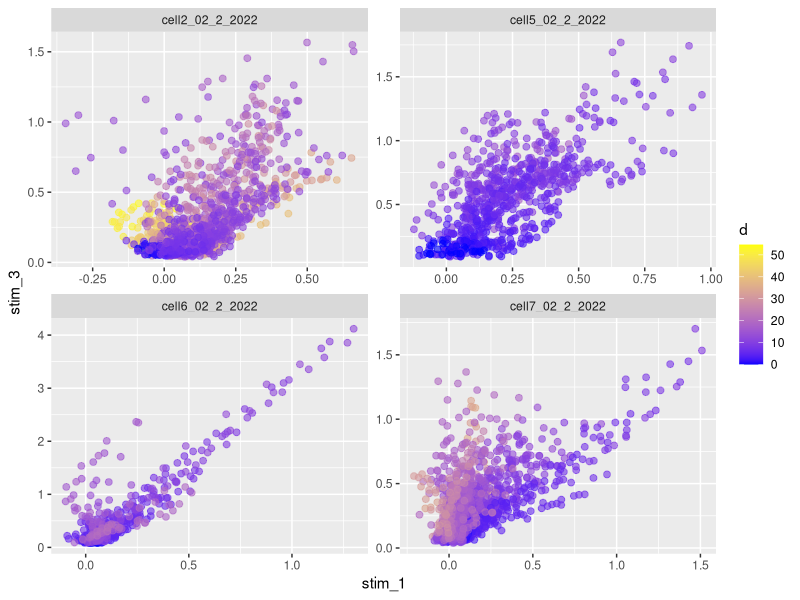
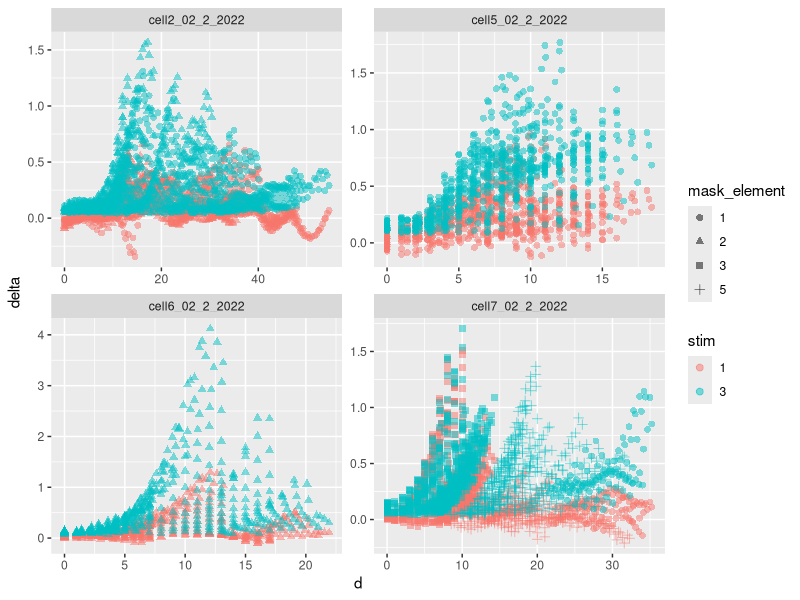
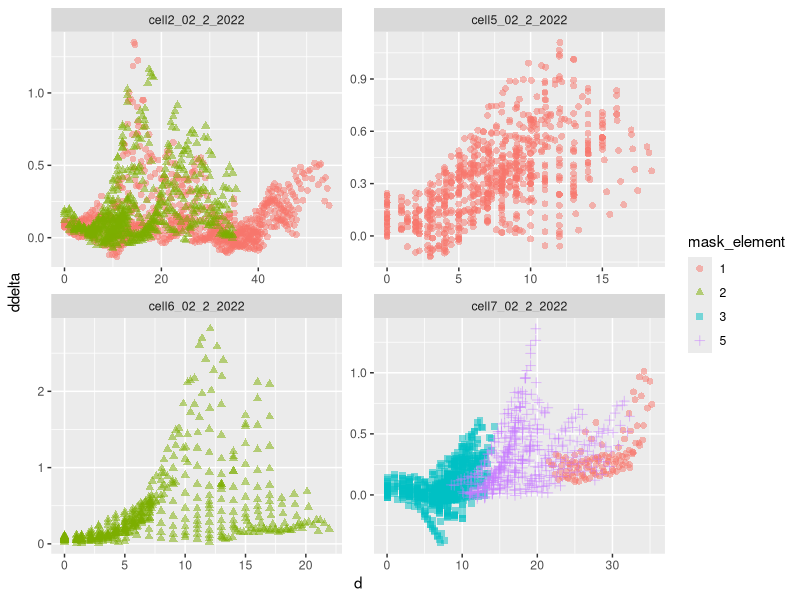

These figures' R source, in order: (Note: this script raises an error after producing the figures.)
# HPCA-TagRFP + Fluo-4 data analysis
# Copyright © 2022 Borys Olifirov
#
# px-wise intensity and dist data frame structure:
# 'ID' - recording ID
# 'stim' - stimulation number
# 'mask_element' - up mask element number
# 'd' - px distance from nucleus region border
# 'int' - px intensity
# 'delta' - px delta F

require(dplyr)
require(tidyr)
require(purrr)

# require(rstatix)  # -

require(ggplot2)
# require(ggpubr)  # -
require(cowplot)
require(ggsci)

setwd('/home/astria/bio/note/projects/PhD/6_2021_PIP2_HPCA_HEK/exp/2022_05_19_dist_hpca-tagrfp_fluo-4')

##### GLOBAL PLOT OPTIONS #####
font_family <- "ubuntu mono"
font_size <- 15

line_size <- 1
line_size_light <- 1.5


##### DATA PREPROCESSING #####
# up mask region selection
membrane.region <- list('cell2_02_2_2022' = c(1, 2),
                        'cell4_02_2_2022' = c(1, 2, 4, 5),
                        'cell5_02_2_2022' = c(1),
                        'cell6_02_2_2022' = c(2),
                        'cell7_02_2_2022' = c(1, 3, 5))


# px-wise up mask intensity section
df.px <- read.csv('px_05_19_2022.csv') %>%
  filter(ID !='cell4_02_2_2022') %>%
  mutate(ID = as.factor(ID),
         mask_element = as.factor(mask_element),
         stim = as.factor(stim))

df.px.cyto <- df.px %>% data.frame()
for (cell.id in names(membrane.region)) {
  df.px <- df.px %>%
    filter(!(ID == cell.id & !(mask_element %in% membrane.region[[cell.id]]))) %>%
    mutate(loc = 'm')
  
  df.px.cyto <- df.px.cyto %>%
    filter(!(ID == cell.id & mask_element %in% membrane.region[[cell.id]])) %>%
    mutate(loc = 'c')
}
df.px <- rbind(df.px, df.px.cyto) %>%
  mutate(loc = as.factor(loc))
remove(df.px.cyto, membrane.region, cell.id)

df.stim.delta <- df.px %>%
  select(-int) %>%
  group_by(ID, stim) %>%
  mutate(row = row_number()) %>%
  pivot_wider(names_from = stim, values_from = delta) %>%
  select(-row) %>%
  rename(stim_1 = '1', stim_2 = '2', stim_3 = '3') %>%
  mutate(ddelta = stim_3 - stim_1) %>%
  ungroup()


##### STIM VS D #####
delta.vs.d <- ggplot(df.px %>% filter(loc == 'm', stim != '2'),
       aes(x = d, y = delta, color = stim, shape = mask_element)) +
  geom_point(alpha = .5, size = 2) +
  facet_wrap(~ ID, scales = "free")
ggsave('delta_vs_d.png',
       delta.vs.d,
       width = 28, height = 18, units = 'cm')
remove(delta.vs.d)


##### DDELTA VS D #####
d.delta.vs.d <- ggplot(df.stim.delta %>% filter(loc == 'm'),
                       aes(x = d, y = ddelta,
                           color = mask_element,
                           shape = mask_element)) +
  geom_point(alpha = .5, size = 2) +
  facet_wrap(~ ID, scales = "free")
ggsave('d_delta_vs_d.png',
       d.delta.vs.d,
       width = 28, height = 18, units = 'cm')
remove(d.delta.vs.d)


##### 1ST VS 3D STIM #####
# https://stats.stackexchange.com/questions/539011/suitable-approach-to-cluster-histogram-like-dataset-using-hdbscan-implementation

# total delta vs. delta    
ggplot(df.stim.delta %>% filter(loc == 'm'),
       aes(x = stim_1, y = stim_3,
           color = d)) +
  geom_point(alpha = .6, size = 2) +
  facet_wrap(~ ID, scales = "free") +
  scale_colour_gradient(low = 'blue', high = 'yellow')

  labs(x = '1st stim. ΔF/F0', y = '3d stim. ΔF/F0') +
  scale_color_startrek() +
  theme_classic() +
  theme(panel.grid.major = element_line(linetype = 'dotted',
                                        size = 0.1,
                                        colour = "black"),
        text = element_text(family=font_family, face="bold", size=font_size))
# ggsave('delta_vs_delta_total.png',
#        total.delta.scatter, 
#        width = 22, height = 15, units = 'cm')
# remove(total.delta.scatter)

ggplot(df.px.delta %>% filter(ID == 'cell7_02_2_2022'),
       aes(x = stim_1, y = stim_3, color = d, shape = mask_element)) +
  geom_point(alpha = .5, size = 2) +
  labs(x = '1st stim. ΔF/F0', y = '3d stim. ΔF/F0') +
  scale_color_startrek() +
  theme_classic() +
  theme(panel.grid.major = element_line(linetype = 'dotted',
                                        size = 0.1,
                                        colour = "black"),
        text = element_text(family=font_family, face="bold", size=font_size))
#        delta.cell, 
#        width = 22, height = 15, units = 'cm')
# remove(delta.cell)


# density plot
for (rec.id in levels(df.px$ID)) {
  region.density <- ggplot(df.px %>% filter(ID == rec.id, stim == 3), aes(x = delta,
                                             fill = mask_region)) +
    geom_density(alpha = .5, color = 'black') +
    scale_x_continuous(name = 'ΔF/F0',
                       limits = c(0, 1.05),
                       breaks = seq(0, 100, .1),
                       expand = c(0,0)) +
    scale_y_continuous(name = 'Density',
                       breaks = NULL,
                       expand = c(0,0)) +
    scale_fill_simpsons() +
    theme_classic() +
    theme(panel.grid.major = element_line(linetype = 'dotted',
                                          size = 0.1,
                                          colour = "black"),
          legend.position = c(1, 1),
          legend.justification = c("right", "top"),
          text = element_text(family=font_family, face="bold", size=font_size))

  ggsave(sprintf('density_stim3_%s.png', rec.id),
         region.density, 
         width = 12, height = 15, units = 'cm')  
}
remove(rec.id, region.density)
